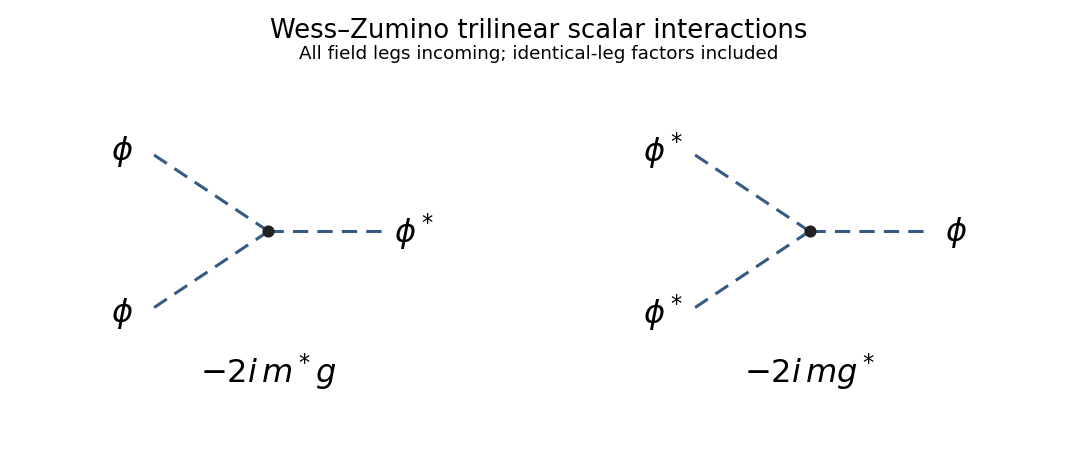

The Python source for this figure:
"""Draw Wess--Zumino cubic scalar vertices; tested with Python 3.14.4.

Writes paper-40-scalar-vertices.png to the caller's working directory.
"""

import os
from pathlib import Path

os.environ.setdefault("MPLCONFIGDIR", "/tmp/paper-40-matplotlib")
import matplotlib

matplotlib.use("Agg")
import matplotlib.pyplot as plt

fig, axes = plt.subplots(1, 2, figsize=(9.8, 4.1), dpi=110, facecolor="white")
vertices = [([r"$\phi$", r"$\phi$", r"$\phi^*$"], r"$-2i\,m^*g$"),
            ([r"$\phi^*$", r"$\phi^*$", r"$\phi$"], r"$-2i\,mg^*$")]
for ax, (labels, rule) in zip(axes, vertices):
    ax.set_facecolor("white")
    for (x, y), label in zip([(-1.2, 0.8), (-1.2, -0.8), (1.2, 0.0)], labels):
        ax.plot([0, x], [0, y], lw=2, color="#355a84", ls=(0, (5, 3)))
        ax.text(x + (-0.24 if x < 0 else 0.24), y, label,
                fontsize=21, ha="center", va="center")
    ax.scatter([0], [0], s=48, color="#222222", zorder=3)
    ax.text(0, -1.38, rule, ha="center", va="center", fontsize=21)
    ax.set_xlim(-1.9, 1.9)
    ax.set_ylim(-1.8, 1.4)
    ax.set_aspect("equal")
    ax.axis("off")
fig.suptitle("Wess–Zumino trilinear scalar interactions", fontsize=17, y=0.96)
fig.text(0.5, 0.87, "All field legs incoming; identical-leg factors included", fontsize=12, ha="center")
fig.subplots_adjust(left=0.025, right=0.975, bottom=0.08, top=0.8, wspace=0.12)
fig.savefig(Path(__file__).with_suffix(".png").name, facecolor="white", transparent=False)
plt.close(fig)
